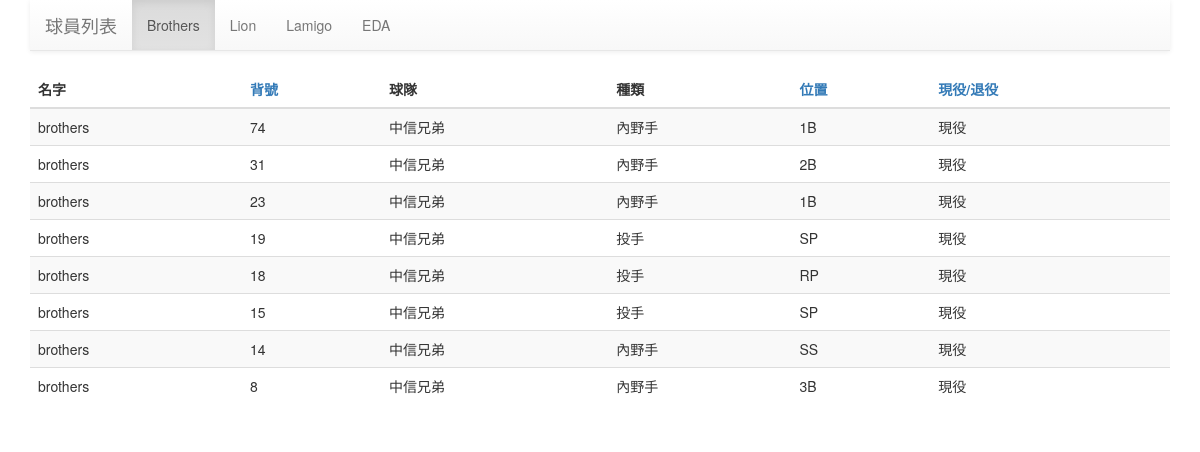
/index.php?team=1&order=number&asc=0, run on the app's committed database.
### tables this page shows
CREATE TABLE IF NOT EXISTS `players` (
  `id` int(11) NOT NULL,
  `name` varchar(50) NOT NULL,
  `team_id` int(20) NOT NULL,
  `kind` varchar(50) NOT NULL,
  `position` varchar(50) NOT NULL,
  `active` tinyint(2) NOT NULL DEFAULT '1' COMMENT '0:退役 1:現役',
  `number` int(10) NOT NULL
);

CREATE TABLE IF NOT EXISTS `teams` (
  `id` int(11) NOT NULL,
  `name` varchar(40) NOT NULL,
  `ch_name` varchar(40) NOT NULL,
  `home` varchar(40) DEFAULT NULL
);

### index.php (the view, shortened to what this page needs)
<? include_once("class/db.php"); ?>
<?
$order = isset($_GET['order']) ? $_GET['order'] : 'teams.id';
$asc = isset($_GET['asc']) ? (boolean)$_GET['asc'] : true;
$team= isset($_GET['team']) ? $_GET['team'] : '1';
$sql = 'SELECT * FROM players,teams WHERE teams.id=players.team_id and players.team_id= "'. $team . '" ORDER BY '. $order . ' ' . ($asc ?'asc' : 'desc');
$sth = $pdo->prepare($sql, array(PDO::ATTR_CURSOR => PDO::CURSOR_FWDONLY));
$sth->execute();
$rows = $sth->fetchAll(PDO::FETCH_CLASS);
?>
<!doctype html>
<html lang="en">
<head>
	<link rel="stylesheet" href="https://maxcdn.bootstrapcdn.com/bootstrap/3.3.2/css/bootstrap.min.css">
	<link rel="stylesheet" href="https://maxcdn.bootstrapcdn.com/bootstrap/3.3.2/css/bootstrap-theme.min.css">
</head>
<body>
	<div class="container">
		<? include('share/nav.php'); ?>
		<table class="table table-striped">
			<thead>
				<tr>
					<th>名字</th>
					<th><a href="index.php?team=<?=$team ?>&order=number&asc=<?= $asc ? 0 : 1 ?>">背號</a></th>
					<th>球隊</th>
					<th>種類</th>
					<th><a href="index.php?team=<?=$team ?>&order=position&asc=<?= $asc ? 0 : 1 ?>">位置</a></th>
					<th><a href="index.php?team=<?=$team ?>&order=active&asc=<?= $asc ? 0 : 1 ?>">現役/退役</a></th>
				</tr>
			</thead>
			<tbody>
				<? foreach ($rows as $row) { ?>
				<tr>
					<td><?= $row->name ?></td>
					<td><?= $row->number ?></td>
					<td><?= $row->ch_name ?></td>
					<td><?= $row->kind ?></td>
					<td><?= $row->position ?></td>
					<td><?= ($row->active ?'現役' : '退役');?></td>
				</tr>
				<? } ?>
			</tbody>
		</table>
	</div>
</body>
</html>

### data on the page
players: team.name "brothers", number "74", team.ch_name "中信兄弟", kind "內野手", position "1B", active "現役"
players: team.name "brothers", number "31", team.ch_name "中信兄弟", kind "內野手", position "2B", active "現役"
players: team.name "brothers", number "23", team.ch_name "中信兄弟", kind "內野手", position "1B", active "現役"
players: team.name "brothers", number "19", team.ch_name "中信兄弟", kind "投手", position "SP", active "現役"
players: team.name "brothers", number "18", team.ch_name "中信兄弟", kind "投手", position "RP", active "現役"
players: team.name "brothers", number "15", team.ch_name "中信兄弟", kind "投手", position "SP", active "現役"
players: team.name "brothers", number "14", team.ch_name "中信兄弟", kind "內野手", position "SS", active "現役"
players: team.name "brothers", number "8", team.ch_name "中信兄弟", kind "內野手", position "3B", active "現役"
